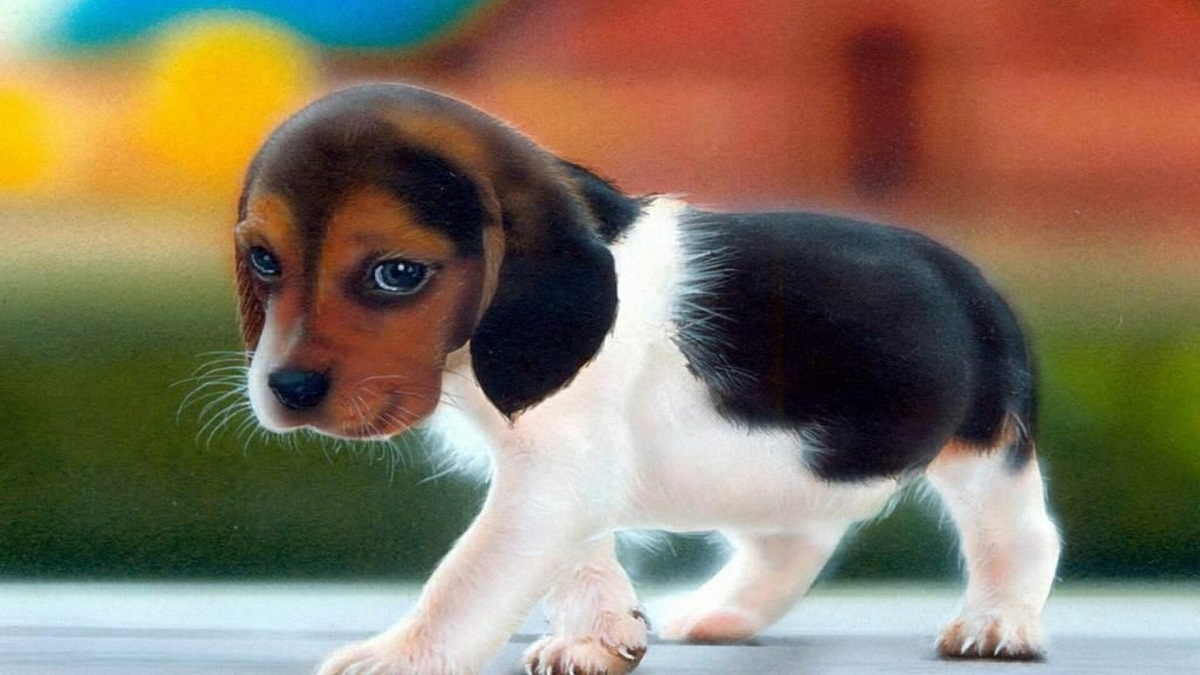
#> input picture Photo/dog2_small.jpg, 1200 x 675 px
$ python 't5. image transformation.py'
#> lines starting #> are read from the running program, lines starting #| are printed output that depends on the picture
import cv2 as cv
import numpy as np

img=cv.imread('Photo/dog2_small.jpg')
#> img is the input picture: shape (675, 1200, 3); mean B, G, R 95.9, 116.3, 131.2
cv.imshow('Orignal Image',img)

"""
#translation
def translation(img,x,y):
    transMat=np.float32([[1,0,x],[0,1,y]])
    dimensions=(img.shape[1],img.shape[0])
    return cv.warpAffine(img,transMat,dimensions)

# x -->left
# -x -->right
# y -->down
# -y --> up

translated_img=translation(img,100,100)
cv.imshow("translated 1",translated_img)
"""

"""
#ROTATION
def rotate(img,angle,rotPoint=None,scale_val=1.0):
    width,height=img.shape[1],img.shape[1]
    if rotPoint is None:
        rotPoint=(width//2,height//2)
    rotMat=cv.getRotationMatrix2D(rotPoint,angle,scale_val)
    dimensions=(width,height)
    return cv.warpAffine(img,rotMat,dimensions)

# -angle --> roate right
# angle -->rotete left
rotated_image=rotate(img,45)
cv.imshow('rotated img',rotated_image)

"""

#flipping
#flip_code val -
# 0 --> vertically
# 1 --> horizontally
# -1--> both vert and horizontally
flipped=cv.flip(img,1)
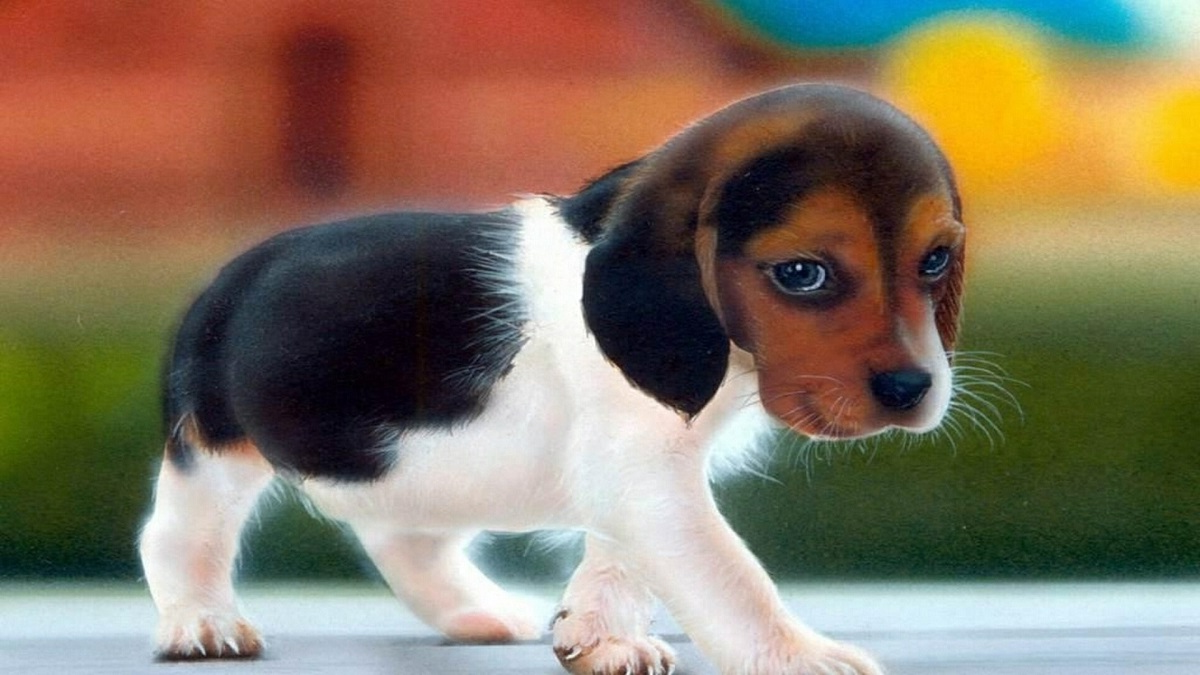
#> flipped: shape (675, 1200, 3); mean B, G, R 95.9, 116.3, 131.2
cv.imshow('flipped img',flipped)


cv.waitKey(0)

$ run again, with Photo/anaisha1.jpg copied over Photo/dog2_small.jpg
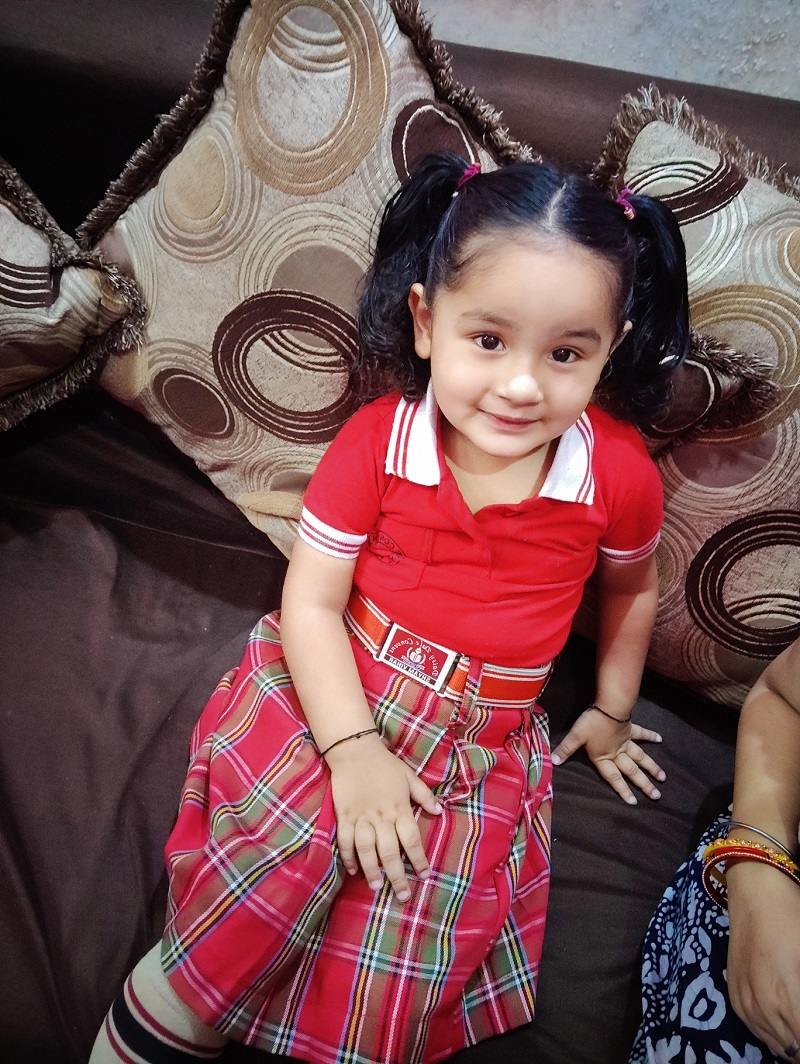
#> input picture Photo/anaisha1.jpg, 800 x 1064 px
#> img is the input picture: shape (1064, 800, 3); mean B, G, R 79.7, 77.9, 114.3
#> `flipped=cv.flip(img,1)`:
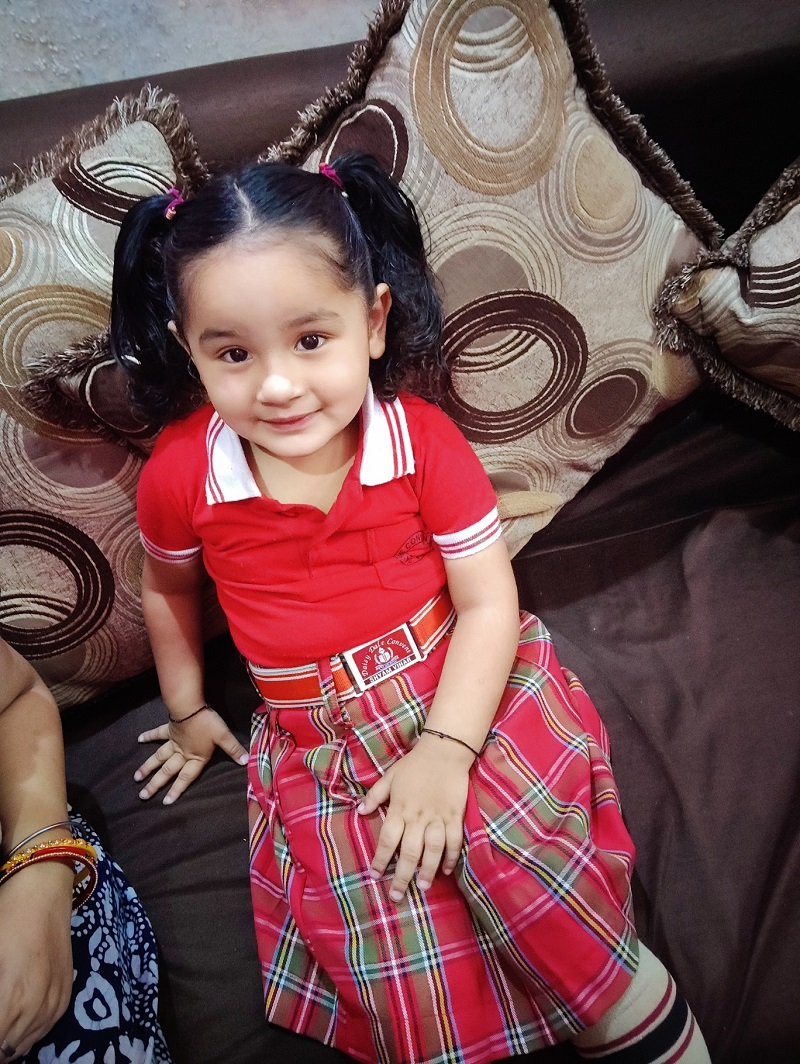
#> flipped: shape (1064, 800, 3); mean B, G, R 79.7, 77.9, 114.3

$ run again, with Photo/anaishamili1.jpg copied over Photo/dog2_small.jpg
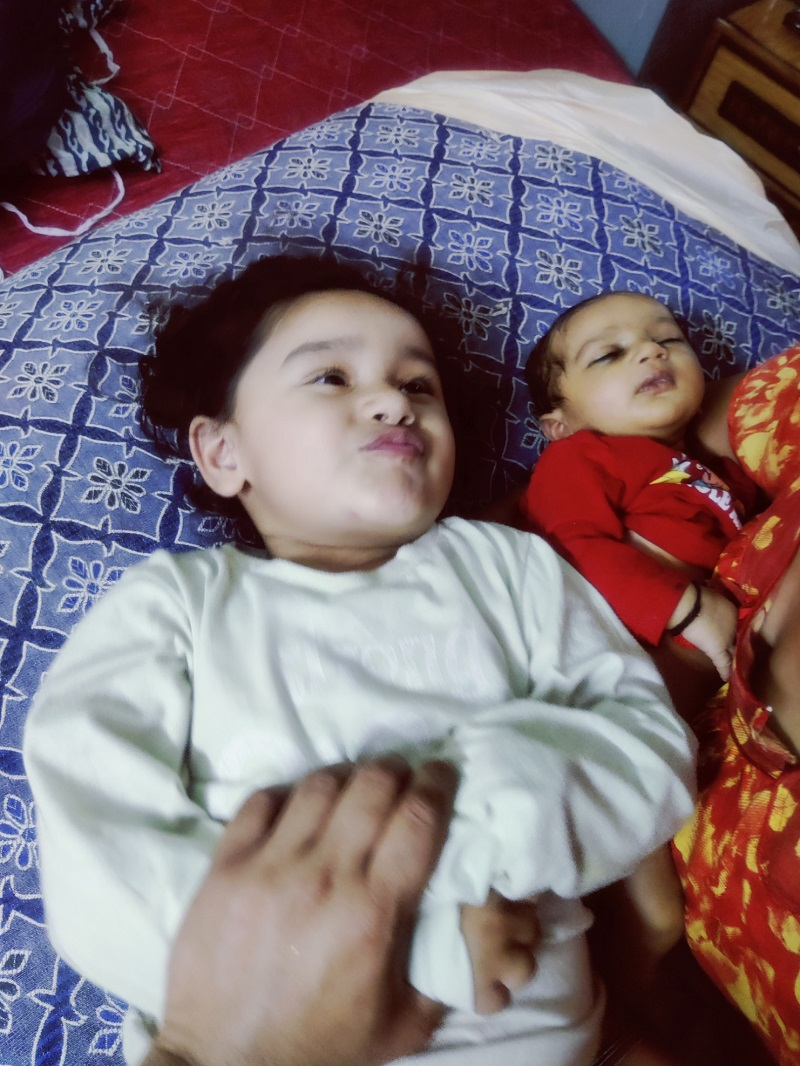
#> input picture Photo/anaishamili1.jpg, 800 x 1066 px
#> img is the input picture: shape (1066, 800, 3); mean B, G, R 116.7, 110.3, 127.8
#> `flipped=cv.flip(img,1)`:
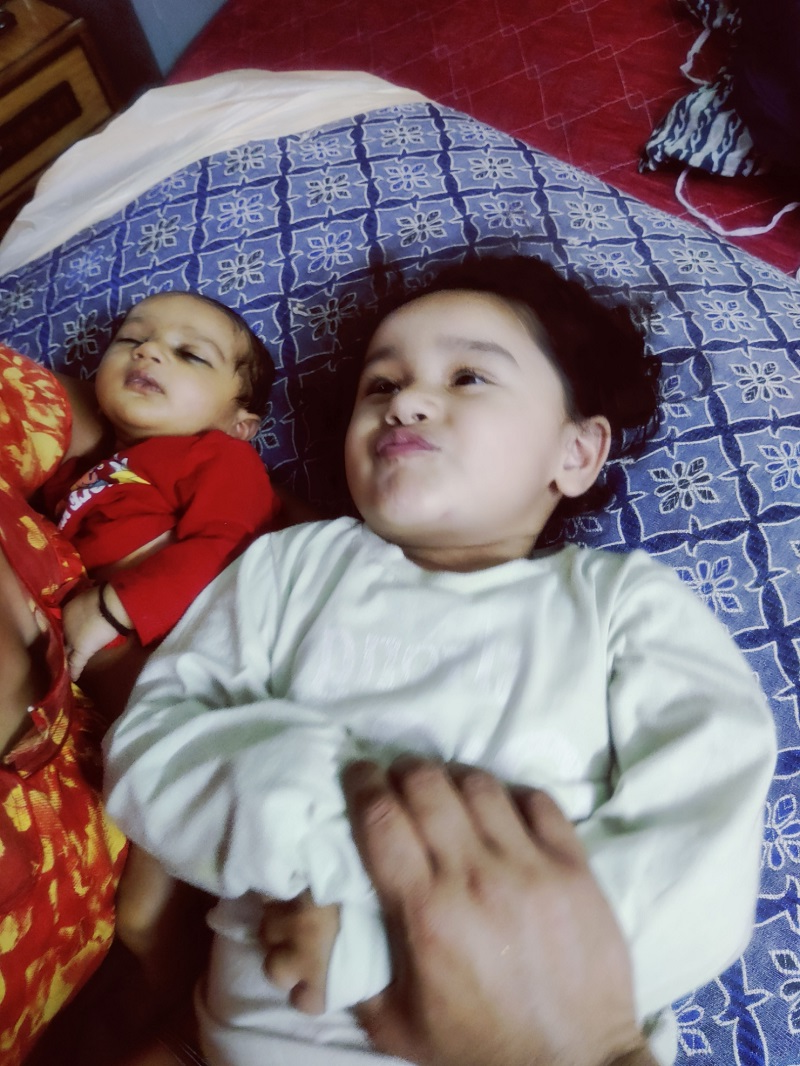
#> flipped: shape (1066, 800, 3); mean B, G, R 116.7, 110.3, 127.8

$ run again, with Photo/dog1.jpg copied over Photo/dog2_small.jpg
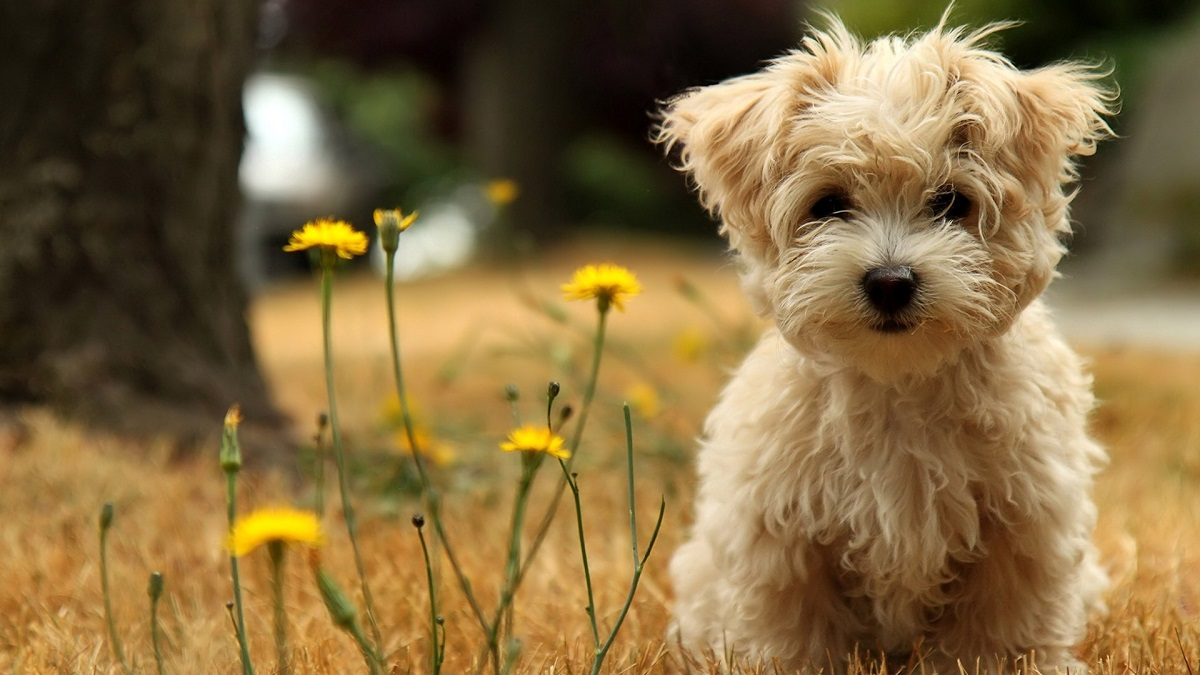
#> input picture Photo/dog1.jpg, 1200 x 675 px
#> img is the input picture: shape (675, 1200, 3); mean B, G, R 64.7, 106.8, 131.1
#> `flipped=cv.flip(img,1)`:
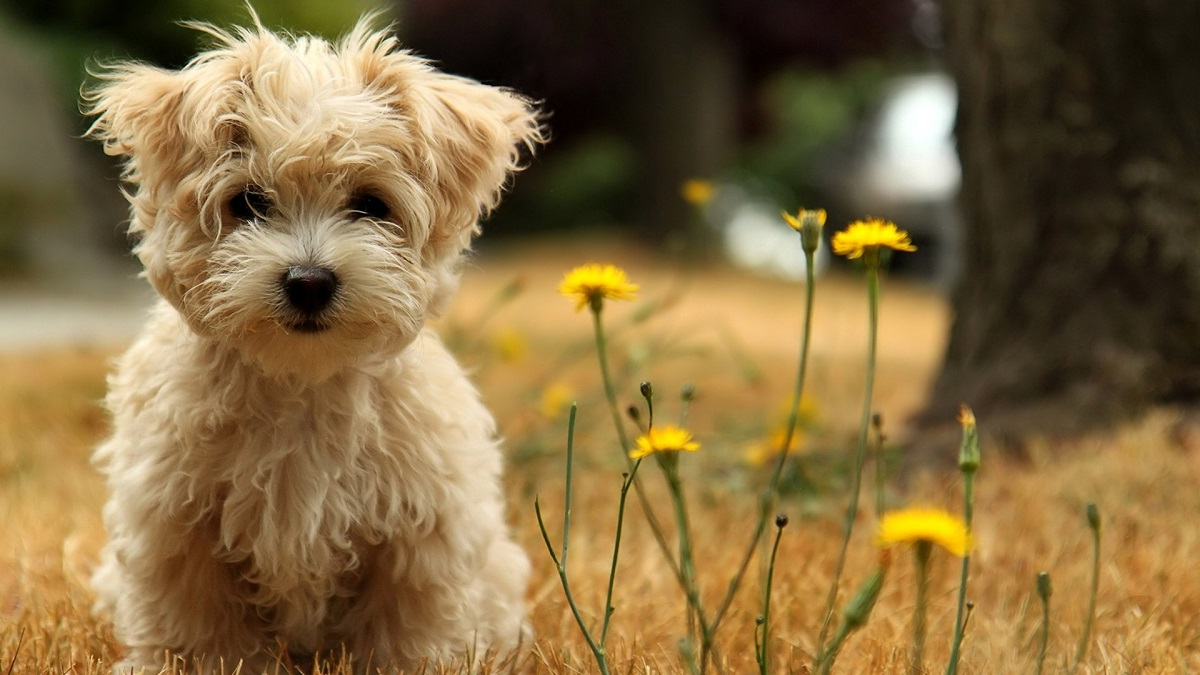
#> flipped: shape (675, 1200, 3); mean B, G, R 64.7, 106.8, 131.1
